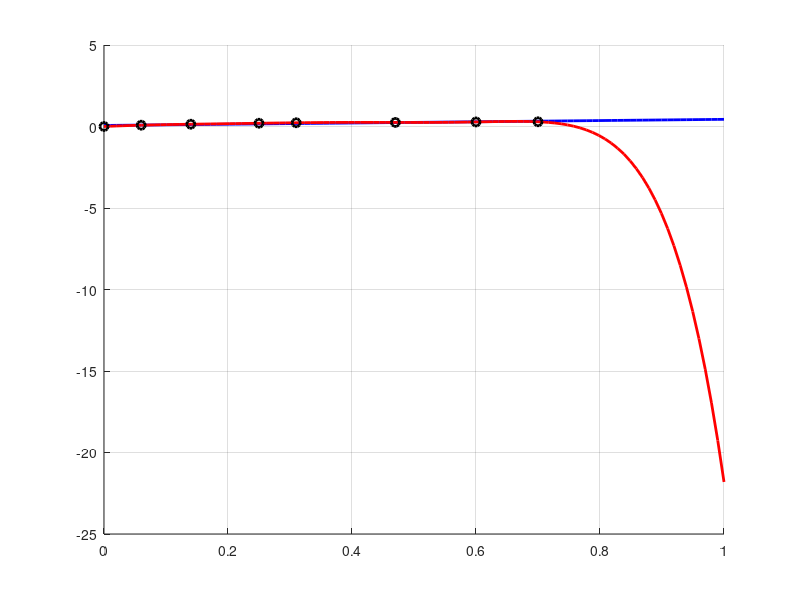

MATLAB code for this plot:
function biomechanics()
	%{

		Implementation of biomechanics problem found on page 79 and 107 
		in our book. The goal is to take the data below relating 
		the stress and deformation of a biological tissue, and use our 
		model to estimate the deformation due to a stress of 0.9. 

		The data below is the result of 8 tests. 

		stress | deformation 
		--------------------
		0.00	 0.00
		0.06	 0.08
		0.14	 0.14 
		0.25	 0.20
		0.31	 0.23
		0.47	 0.25
		0.60	 0.28
		0.70	 0.29

	%}

	close all,addpath('./textbook_algorithms');

	x = [0 0.06 0.14 0.25 0.31 0.47 0.60 0.70];
	y = [0 0.08 0.14 0.20 0.23 0.25 0.28 0.29];

	% if n = length(x)-1, polyfit will find a least squares approximation.
	% if n< length(x)-1, it computes the polynomial interpolant. 

	reg_line = polyfit(x,y,1);
	interpolant = polyfit(x,y,length(x)-1);

	t = linspace(0,1); 
	figure(1)
	hold on, grid on 
	plot(t,polyval(reg_line,t),'b','linewidth',2.0);
	plot(t,polyval(interpolant,t),'r-','linewidth',2.0);
	plot(x,y,'ok','linewidth',2.0);


